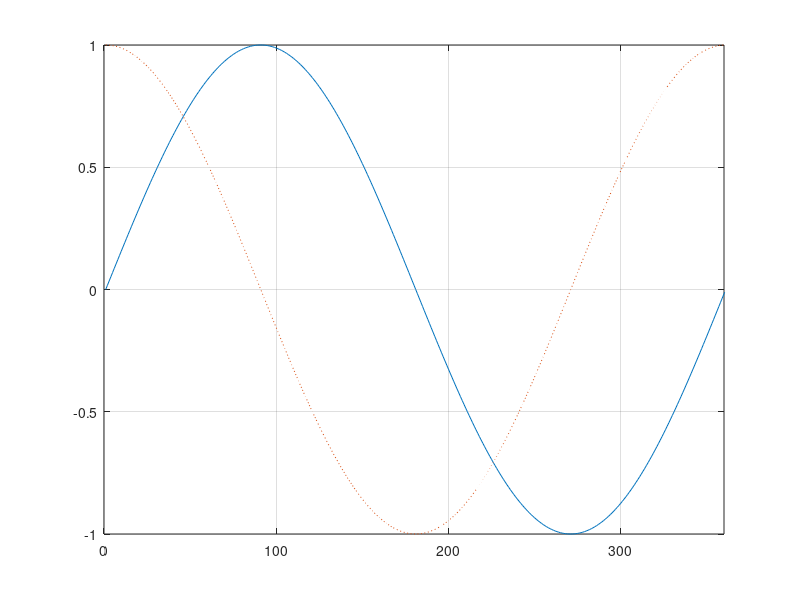

Write the MATLAB code that produced this figure.
i=0;
for t=0:pi/180:2*pi
    i=i+1;
    y(i)=sin(t);
    z(i)=cos(t);
end
plot(y, '-');
axis([0 360 -1 1]);
hold;
plot(z, ':');
axis([0 360 -1 1]);
grid;
